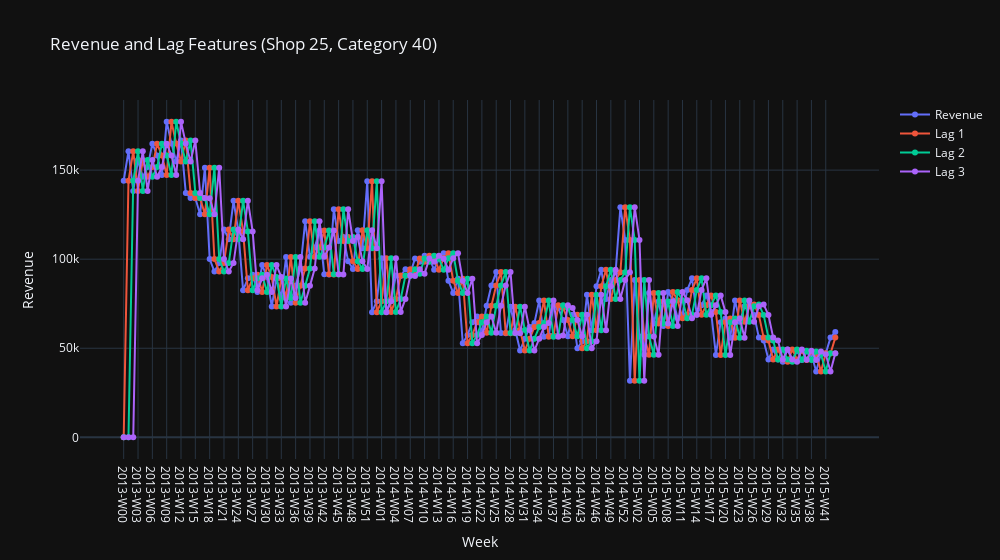

Here is the notebook cell this chart was saved with:
### Code cell
shop_id = 25
category_id = 40

df_plot = df_final[
    (df_final["shop_id"] == shop_id)
    & (df_final["item_category_id"] == category_id)
].copy()


df_plot = df_plot.sort_values(by="week_id")

# Create line chart
fig = go.Figure()

fig.add_trace(
    go.Scatter(
        x=df_plot["week_id"],
        y=df_plot["Revenue"],
        mode="lines+markers",
        name="Revenue",
    )
)
fig.add_trace(
    go.Scatter(
        x=df_plot["week_id"],
        y=df_plot["B_lag1"],
        mode="lines+markers",
        name="Lag 1",
    )
)
fig.add_trace(
    go.Scatter(
        x=df_plot["week_id"],
        y=df_plot["B_lag2"],
        mode="lines+markers",
        name="Lag 2",
    )
)
fig.add_trace(
    go.Scatter(
        x=df_plot["week_id"],
        y=df_plot["B_lag3"],
        mode="lines+markers",
        name="Lag 3",
    )
)

fig.update_layout(
    title=f"Revenue and Lag Features (Shop {shop_id}, Category {category_id})",
    xaxis_title="Week",
    yaxis_title="Revenue",
    template="plotly_dark",
    width=1000,
)

fig.show()

### Figure 1 — Plotly figure (JSON) as saved in the notebook; plotly's stock layout.template omitted (floating-point values rounded to 4 significant figures; data arrays with more than 128 entries replaced by an {"elided": "..."} marker saying what was removed)
{"data": [{"mode": "lines+markers", "name": "Revenue", "type": "scatter", "x": {"elided": "150 str values"}, "y": {"elided": "150 float values"}}, {"mode": "lines+markers", "name": "Lag 1", "type": "scatter", "x": {"elided": "150 str values"}, "y": {"elided": "150 float values"}}, {"mode": "lines+markers", "name": "Lag 2", "type": "scatter", "x": {"elided": "150 str values"}, "y": {"elided": "150 float values"}}, {"mode": "lines+markers", "name": "Lag 3", "type": "scatter", "x": {"elided": "150 str values"}, "y": {"elided": "150 float values"}}], "layout": {"title": {"text": "Revenue and Lag Features (Shop 25, Category 40)"}, "width": 1000, "xaxis": {"title": {"text": "Week"}}, "yaxis": {"title": {"text": "Revenue"}}}}
